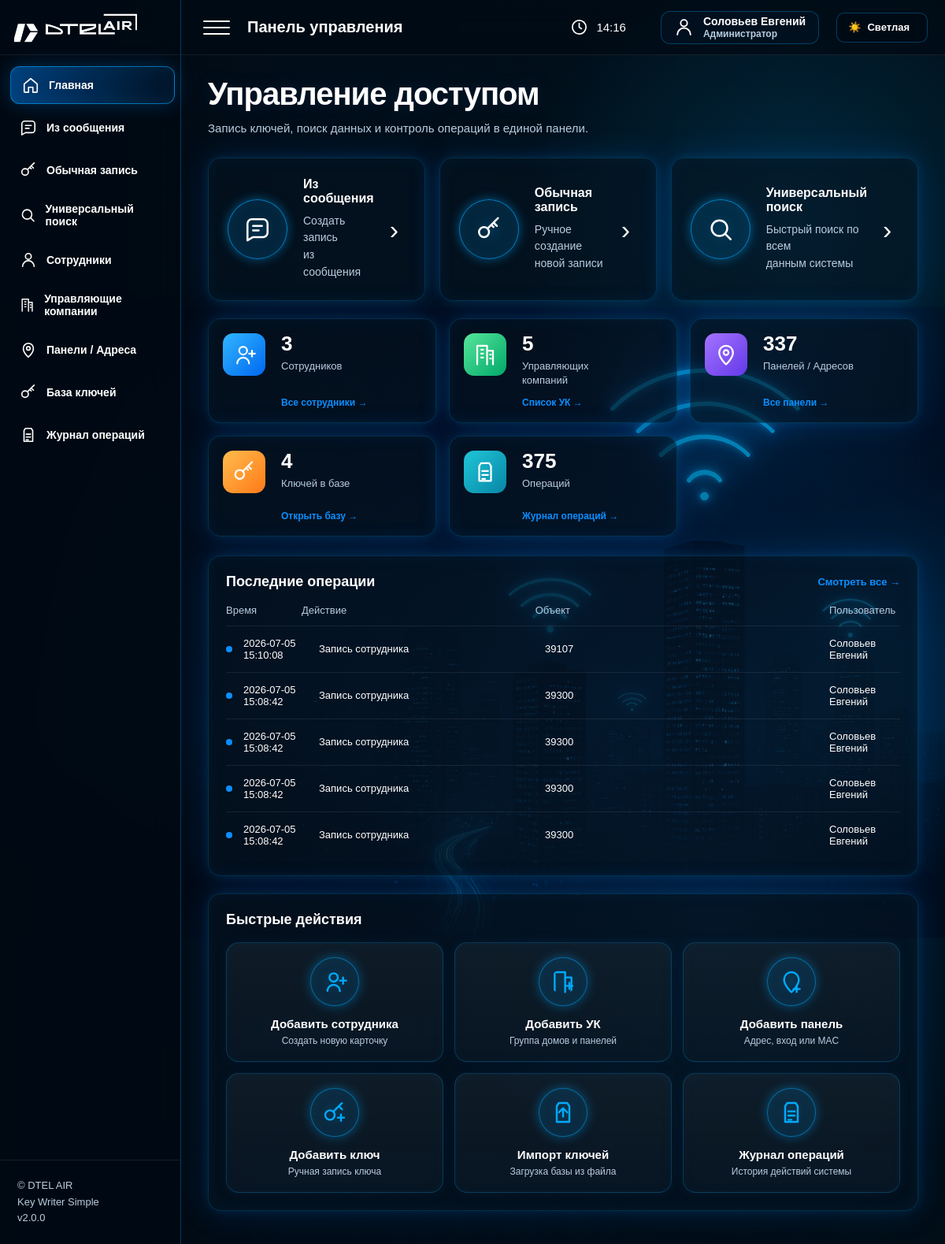
Page / (signed in) on the earlier database version.
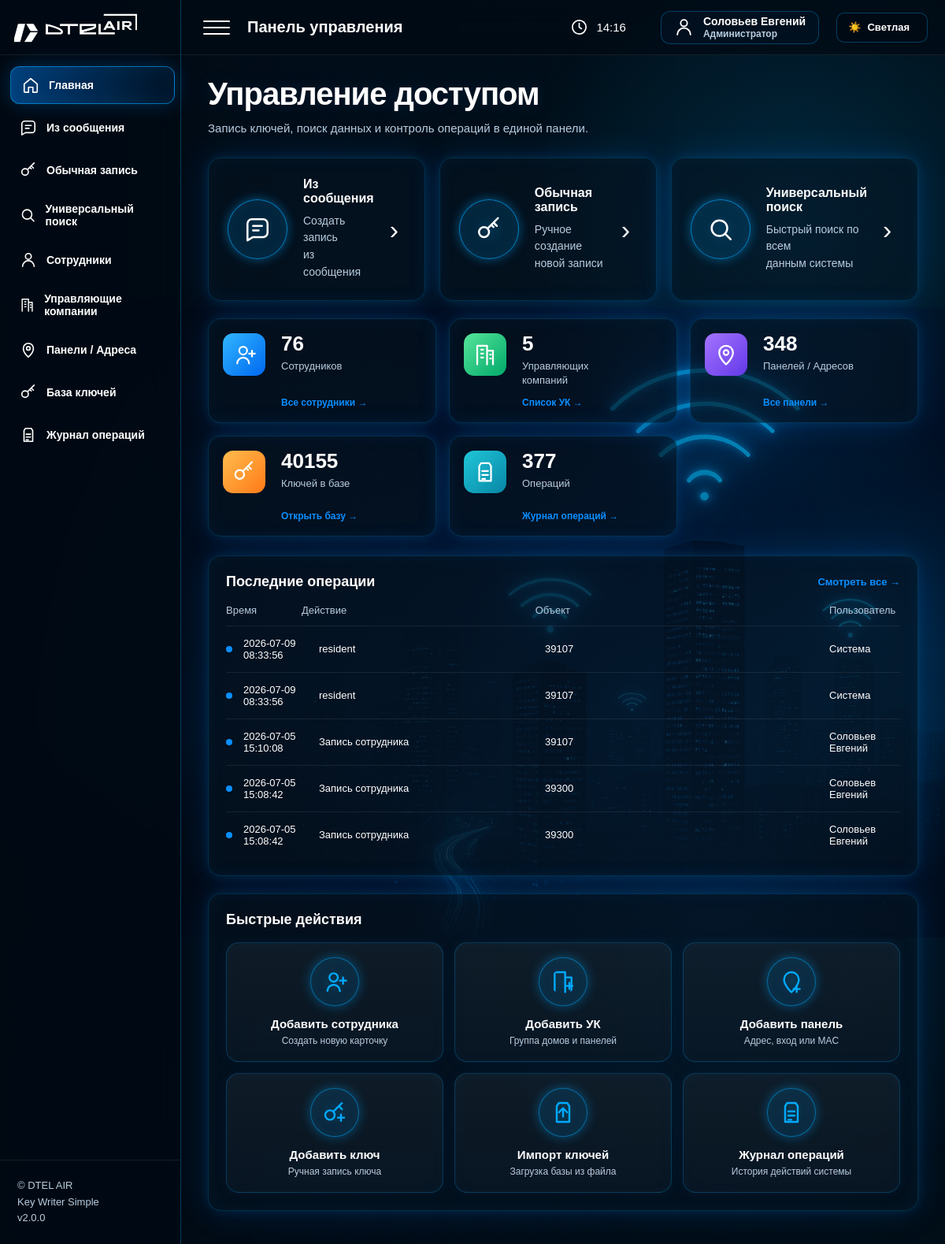
Same page on the later database version.
### tables this page shows
CREATE TABLE operation_log (
            id INTEGER PRIMARY KEY AUTOINCREMENT,
            mode TEXT NOT NULL,
            printed_number TEXT DEFAULT '',
            hex_value TEXT NOT NULL,
            flat_num TEXT DEFAULT '',
            mac TEXT NOT NULL,
            panel_name TEXT DEFAULT '',
            status TEXT NOT NULL,
            response TEXT DEFAULT '',
            created_at TEXT DEFAULT CURRENT_TIMESTAMP
        , address TEXT DEFAULT '', apartment TEXT DEFAULT '', username TEXT DEFAULT '', user_full_name TEXT DEFAULT '', user_role TEXT DEFAULT '', action TEXT DEFAULT '', object_type TEXT DEFAULT '', object_name TEXT DEFAULT '', details TEXT DEFAULT '', ip_address TEXT DEFAULT '');

### app/routers/home.py (the view)
@router.get("/", response_class=HTMLResponse)
def index(request: Request):
    with db() as conn:
        stats = {
            "keys": conn.execute(
                "SELECT COUNT(*) FROM keys"
            ).fetchone()[0],
            "panels": conn.execute(
                "SELECT COUNT(*) FROM panels WHERE enabled = 1"
            ).fetchone()[0],
            "logs": conn.execute(
                "SELECT COUNT(*) FROM operation_log"
            ).fetchone()[0],
            "employees": conn.execute(
                "SELECT COUNT(*) FROM employees WHERE enabled = 1"
            ).fetchone()[0],
            "uk": conn.execute(
                "SELECT COUNT(*) FROM uk_groups"
            ).fetchone()[0],
        }
    return templates.TemplateResponse(
        "index.html",
        {
            "request": request,
            "stats": stats,
            "recent_operations": get_recent_operations(5),
            "dry_run": settings.dry_run,
        },
    )

### app/templates/index.html
{% extends 'base.html' %}
{% block page_name %}Панель управления{% endblock %}
{% block content %}
<div class="dashboard-hero">
    <div>
        <h1>Управление доступом</h1>
        <p class="subtitle">Запись ключей, поиск данных и контроль операций в единой панели.</p>
    </div>
</div>
<div class="dashboard-actions">
    <a class="dashboard-action-card" href="/message">
        <div class="dashboard-action-icon">
            <svg viewBox="0 0 24 24">
                <path d="M21 15a4 4 0 0 1-4 4H8l-5 3V7a4 4 0 0 1 4-4h10a4 4 0 0 1 4 4z"/>
                <path d="M8 9h8M8 13h5"/>
            </svg>
        </div>
        <div>
            <h2>Из сообщения</h2>
            <p>Создать запись<br>из сообщения</p>
        </div>
        <span>›</span>
    </a>
    <a class="dashboard-action-card" href="/write/manual">
        <div class="dashboard-action-icon">
            <svg viewBox="0 0 24 24">
                <circle cx="7.5" cy="14.5" r="4.5"/>
                <path d="m11 11 9-9M16 6l3 3M14 8l2 2"/>
            </svg>
        </div>
        <div>
            <h2>Обычная запись</h2>
            <p>Ручное создание<br>новой записи</p>
        </div>
        <span>›</span>
    </a>
    <a class="dashboard-action-card" href="/search">
        <div class="dashboard-action-icon">
            <svg viewBox="0 0 24 24">
                <circle cx="11" cy="11" r="7"/>
                <path d="m16.5 16.5 4.5 4.5"/>
            </svg>
        </div>
        <div>
            <h2>Универсальный поиск</h2>
            <p>Быстрый поиск по всем<br>данным системы</p>
        </div>
        <span>›</span>
    </a>
</div>
<div class="dashboard-stats">
    <a class="dashboard-stat-card" href="/employees">
        <div class="stat-icon stat-blue">
            <svg viewBox="0 0 24 24">
                <path d="M17 21a6 6 0 0 0-12 0"/>
                <circle cx="11" cy="8" r="4"/>
                <path d="M20 8v6M17 11h6"/>
            </svg>
        </div>
        <div>
            <b>{{ stats['employees'] }}</b>
            <span>Сотрудников</span>
        </div>
        <em>Все сотрудники →</em>
    </a>
    <a class="dashboard-stat-card" href="/uk">
        <div class="stat-icon stat-green">
            <svg viewBox="0 0 24 24">
                <path d="M4 22V3h10v19M14 8h6v14"/>
                <path d="M8 7h2M8 11h2M8 15h2M17 12h1M17 16h1"/>
            </svg>
        </div>
        <div>
            <b>{{ stats['uk'] }}</b>
            <span>Управляющих<br>компаний</span>
        </div>
        <em>Список УК →</em>
    </a>
    <a class="dashboard-stat-card" href="/panels">
        <div class="stat-icon stat-purple">
            <svg viewBox="0 0 24 24">
                <path d="M12 22s7-6.2 7-12a7 7 0 0 0-14 0c0 5.8 7 12 7 12z"/>
                <circle cx="12" cy="10" r="2.5"/>
            </svg>
        </div>
        <div>
            <b>{{ stats['panels'] }}</b>
            <span>Панелей / Адресов</span>
        </div>
        <em>Все панели →</em>
    </a>
    <a class="dashboard-stat-card" href="/keys">
        <div class="stat-icon stat-orange">
            <svg viewBox="0 0 24 24">
                <circle cx="7.5" cy="14.5" r="4.5"/>
                <path d="m11 11 9-9M16 6l3 3M14 8l2 2"/>
            </svg>
        </div>
        <div>
            <b>{{ stats['keys'] }}</b>
            <span>Ключей в базе</span>
        </div>
        <em>Открыть базу →</em>
    </a>
    <a class="dashboard-stat-card" href="/log">
        <div class="stat-icon stat-teal">
            <svg viewBox="0 0 24 24">
                <path d="M8 3h8l2 3v15H6V6z"/>
                <path d="M9 11h6M9 15h6M9 19h3"/>
            </svg>
        </div>
        <div>
            <b>{{ stats['logs'] }}</b>
            <span>Операций</span>
        </div>
        <em>Журнал операций →</em>
    </a>
</div>
<div class="dashboard-bottom">
    <div class="dashboard-panel dashboard-operations">
        <div class="dashboard-panel-head">
            <h2>Последние операции</h2>
            <a href="/log">Смотреть все →</a>
        </div>
        <div class="operations-table">
            <div class="operations-head">
                <span>Время</span>
                <span>Действие</span>
                <span>Объект</span>
                <span>Пользователь</span>
            </div>
            {% if recent_operations %}
                {% for r in recent_operations %}
                <div class="operations-row">
                    {% if r.status_name == 'Ошибка' or r.status_name == 'Ошибка CRM' %}
                        <i class="op-orange"></i>
                    {% elif r.status_name == 'Тест' %}
                        <i class="op-blue"></i>
                    {% else %}
                        <i class="op-green"></i>
                    {% endif %}
                    <span>{{ r.created_at }}</span>
                    <span>{{ r.action_name }}</span>
                    <span>{{ r.object_name_view }}</span>
                    <span>{{ r.user_name }}</span>
                </div>
                {% endfor %}
            {% else %}
                <div class="operations-empty">
                    Пока нет операций
                </div>
            {% endif %}
        </div>
    </div>
    <div class="dashboard-panel">
        <div class="dashboard-panel-head">
            <h2>Быстрые действия</h2>
        </div>
        <div class="dashboard-quick-grid">
    <a href="/employees">
        <svg viewBox="0 0 24 24">
            <path d="M17 21a6 6 0 0 0-12 0"/>
            <circle cx="11" cy="8" r="4"/>
            <path d="M20 8v6M17 11h6"/>
        </svg>
        <div>
            <b>Добавить сотрудника</b>
            <small>Создать новую карточку</small>
        </div>
    </a>
    <a href="/uk">
        <svg viewBox="0 0 24 24">
            <path d="M4 22V3h10v19M14 8h6v14"/>
            <path d="M18 13v6M15 16h6"/>
        </svg>
        <div>
            <b>Добавить УК</b>
            <small>Группа домов и панелей</small>
        </div>
    </a>
    <a href="/panels">
        <svg viewBox="0 0 24 24">
            <path d="M12 22s7-6.2 7-12a7 7 0 0 0-14 0c0 5.8 7 12 7 12z"/>
            <path d="M17 16v6M14 19h6"/>
        </svg>
        <div>
            <b>Добавить панель</b>
            <small>Адрес, вход или MAC</small>
        </div>
    </a>
    <a href="/write/manual">
        <svg viewBox="0 0 24 24">
            <circle cx="7.5" cy="14.5" r="4.5"/>
            <path d="m11 11 9-9M16 6l3 3"/>
            <path d="M18 14v6M15 17h6"/>
        </svg>
        <div>
            <b>Добавить ключ</b>
            <small>Ручная запись ключа</small>
        </div>
    </a>
    <a href="/keys">
        <svg viewBox="0 0 24 24">
            <path d="M8 3h8l2 3v15H6V6z"/>
            <path d="M12 16V8M8 12l4-4 4 4"/>
        </svg>
        <div>
            <b>Импорт ключей</b>
            <small>Загрузка базы из файла</small>
        </div>
    </a>
    <a href="/log">
        <svg viewBox="0 0 24 24">
            <path d="M8 3h8l2 3v15H6V6z"/>
            <path d="M9 11h6M9 15h6M9 19h3"/>
        </svg>
        <div>
            <b>Журнал операций</b>
            <small>История действий системы</small>
        </div>
    </a>
</div>
    </div>
</div>
{% endblock %}

### app/templates/base.html (shortened to what this page needs)
<!DOCTYPE html>
<html lang="ru">
<head>
    <link rel="stylesheet" href="/static/css/style.css">
</head>
<body>
<div class="app-shell">
    <aside class="sidebar">
        <div class="brand">
            <img src="/static/img/logo.png" alt="DTEL AIR">
        </div>
        <nav class="sidebar-nav">
            <a class="nav-item" href="/">
                <svg viewBox="0 0 24 24"><path d="M3 10.5 12 3l9 7.5V21a1 1 0 0 1-1 1h-5v-7H9v7H4a1 1 0 0 1-1-1z"/></svg>
                <span>Главная</span>
            </a>
            <a class="nav-item" href="/message">
                <svg viewBox="0 0 24 24"><path d="M21 15a4 4 0 0 1-4 4H8l-5 3V7a4 4 0 0 1 4-4h10a4 4 0 0 1 4 4z"/><path d="M8 9h8M8 13h5"/></svg>
                <span>Из сообщения</span>
            </a>
            <a class="nav-item" href="/write/manual">
                <svg viewBox="0 0 24 24"><circle cx="7.5" cy="14.5" r="4.5"/><path d="m11 11 9-9M16 6l3 3M14 8l2 2"/></svg>
                <span>Обычная запись</span>
            </a>
            <a class="nav-item" href="/search">
                <svg viewBox="0 0 24 24"><circle cx="11" cy="11" r="7"/><path d="m16.5 16.5 4.5 4.5"/></svg>
                <span>Универсальный поиск</span>
            </a>
            <a class="nav-item" href="/employees">
                <svg viewBox="0 0 24 24"><path d="M20 21a8 8 0 0 0-16 0"/><circle cx="12" cy="7" r="4"/></svg>
                <span>Сотрудники</span>
            </a>
            <a class="nav-item" href="/uk">
                <svg viewBox="0 0 24 24"><path d="M4 22V3h10v19M14 8h6v14"/><path d="M8 7h2M8 11h2M8 15h2M17 12h1M17 16h1"/></svg>
                <span>Управляющие компании</span>
            </a>
            <a class="nav-item" href="/panels">
                <svg viewBox="0 0 24 24"><path d="M12 22s7-6.2 7-12a7 7 0 0 0-14 0c0 5.8 7 12 7 12z"/><circle cx="12" cy="10" r="2.5"/></svg>
                <span>Панели / Адреса</span>
            </a>
            <a class="nav-item" href="/keys">
                <svg viewBox="0 0 24 24"><circle cx="7.5" cy="14.5" r="4.5"/><path d="m11 11 9-9M16 6l3 3M14 8l2 2"/></svg>
                <span>База ключей</span>
            </a>
            <a class="nav-item" href="/log">
                <svg viewBox="0 0 24 24"><path d="M8 3h8l2 3v15H6V6z"/><path d="M9 11h6M9 15h6M9 19h3"/></svg>
                <span>Журнал операций</span>
            </a>
        </nav>
        <div class="sidebar-footer">
            <div>© DTEL AIR</div>
            <div>Key Writer Simple</div>
            <div>v2.0.0</div>
        </div>
    </aside>
    <main class="main">
        <header class="topbar">
            <div class="topbar-left">
                <div class="burger">
                    <span></span>
                    <span></span>
                    <span></span>
                </div>
                <div class="top-title">
                    {% block page_name %}Панель управления{% endblock %}
                </div>
            </div>
            <div class="topbar-right">
                <div class="top-info">
                    <svg viewBox="0 0 24 24">
                        <circle cx="12" cy="12" r="9"/>
                        <path d="M12 7v5l3 2"/>
                    </svg>
                    <span id="live-time">--:--</span>
                </div>
                <a class="user-pill" href="/users" title="Пользователи">
                    <svg viewBox="0 0 24 24">
                        <path d="M20 21a8 8 0 0 0-16 0"/>
                        <circle cx="12" cy="7" r="4"/>
                    </svg>
                    <span class="user-pill-text">
                        <b>
                            {% if current_user(request) %}
                                {{ current_user(request)["full_name"] }}
                            {% else %}
                                Пользователь
                            {% endif %}
                        </b>
                        <small>
                            {% if current_user(request) %}
                                {% if current_user(request)["role"] == "admin" %}
                                    Администратор
                                {% else %}
                                    Оператор
                                {% endif %}
                            {% else %}
                                Гость
                            {% endif %}
                        </small>
                    </span>
                </a>
                <button type="button" class="theme-toggle theme-icon-only" id="themeToggle">
                    <span class="theme-icon">☀️</span>
                    <span class="theme-text">Светлая</span>
                </button>
            </div>
        </header>
        <section class="content">
            {% block content %}{% endblock %}
        </section>
    </main>
</div>
</body>
</html>

### app/static/css/base.css (style rules this page uses)
* { box-sizing: border-box; }
:root { --sidebar-width: 230px; --bg-color: #02111a; --text: #ffffff; --text-strong: #ffffff; --muted: #b8cde0; --panel: rgba(6, 20, 34, 0.58); --panel-strong: rgba(0, 10, 20, 0.72); --line: rgba(0, 170, 255, 0.32); --line-soft: rgba(0, 170, 255, 0.20); --soft: rgba(255, 255, 255, 0.08); --blue: #00aaff; --blue-2: #0b8fff; --green: #2cff9a; --red: #ff4a5f; --yellow: #ffc400; --field-bg: rgba(0, 10, 20, 0.72); --field-text: #ffffff; --field-border: rgba(0, 170, 255, 0.34); --hover-bg: rgba(0, 170, 255, 0.08); --hover-text: #ffffff; --shadow-panel: inset 0 0 24px rgba(0,170,255,.05), 0 0 14px rgba(0,170,255,.12), 0 0 42px rgba(0,120,255,.18); }
html, body { margin: 0; min-height: 100%; font-family: Arial, Helvetica, sans-serif; color: var(--text); background: linear-gradient( 90deg, rgba(0, 8, 17, 0.90) 0%, rgba(0, 12, 25, 0.62) 34%, rgba(0, 12, 25, 0.25) 66%, rgba(0, 12, 25, 0.04) 100% ), linear-gradient( 180deg, rgba(0, 8, 17, 0.08), rgba(0, 8, 17, 0.35) ), url("/static/img/hero.png") right center / contain fixed no-repeat; background-color: var(--bg-color); }
body::before { content: ""; position: fixed; inset: 0; pointer-events: none; background: radial-gradient(circle at 84% 18%, rgba(0, 170, 255, 0.18), transparent 22%), radial-gradient(circle at 76% 74%, rgba(0, 150, 255, 0.12), transparent 28%), radial-gradient(circle at 95% 52%, rgba(0, 190, 255, 0.08), transparent 20%); z-index: 0; }
h1 { margin: 0 0 10px; color: var(--text-strong); font-size: 40px; line-height: 1.05; font-weight: 900; letter-spacing: -1px; text-shadow: 0 0 24px rgba(0, 140, 255, 0.16); }
h2 { margin: 0 0 14px; color: var(--text-strong); font-size: 18px; }
p { margin: 0; }
.subtitle { margin: 0; color: var(--muted); font-size: 15px; line-height: 1.45; }

### app/static/css/components.css (style rules this page uses)
.btn, button, input[type="submit"] { min-height: 42px; display: inline-flex; align-items: center; justify-content: center; gap: 10px; padding: 0 22px; color: #ffffff; background: linear-gradient(180deg, rgba(42, 170, 255, 0.98), rgba(0, 105, 230, 0.98)); border: 1px solid rgba(120, 215, 255, 0.55); border-radius: 12px; font-size: 14px; font-weight: 900; text-decoration: none; cursor: pointer; box-shadow: inset 0 1px 0 rgba(255, 255, 255, 0.22), 0 8px 20px rgba(0, 100, 220, 0.24), 0 0 18px rgba(0, 170, 255, 0.22); transition: transform .18s, background .18s, box-shadow .18s, border-color .18s; }
.theme-toggle { min-height: 38px; padding: 0 14px; gap: 8px; color: var(--text); background: rgba(0, 10, 20, 0.45); border: 1px solid var(--line); border-radius: 10px; font-size: 13px; box-shadow: none; }
.theme-toggle::after { content: ""; }

Differences in the rows shown:
no longer on this page (row unchanged): operation_log: created_at "2026-07-05 15:08:42", action_name "Запись сотрудника", object_name_view "39300", user_name "Соловьев Евгений"
no longer on this page (row unchanged): operation_log: created_at "2026-07-05 15:08:42", action_name "Запись сотрудника", object_name_view "39300", user_name "Соловьев Евгений"
added operation_log: created_at "2026-07-09 08:33:56", action_name "resident", object_name_view "39107", user_name "Система"
added operation_log: created_at "2026-07-09 08:33:56", action_name "resident", object_name_view "39107", user_name "Система"
Other differences:
{{ stats['employees'] }}: "3" → "76"
{{ stats['panels'] }}: "337" → "348"
{{ stats['keys'] }}: "4" → "40155"
{{ stats['logs'] }}: "375" → "377"
